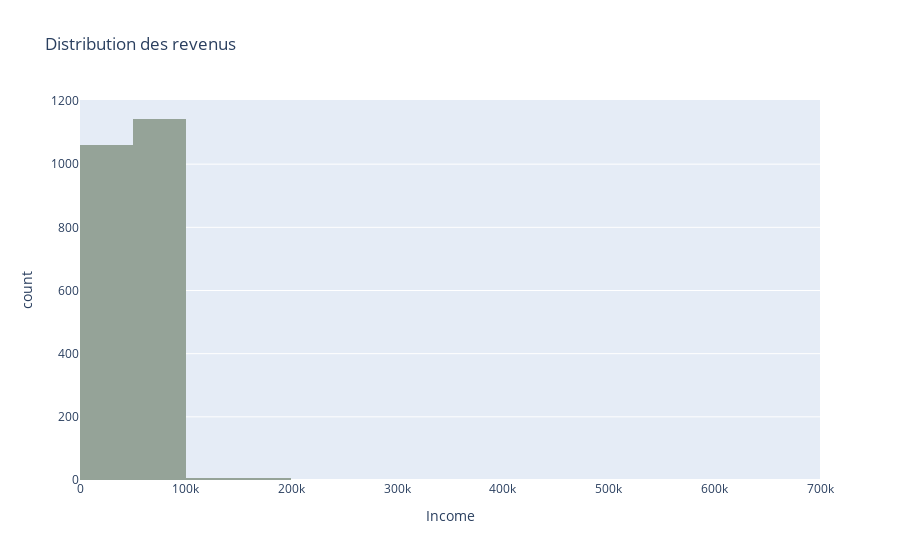

Notebook source saved alongside this figure:
### Code cell
couleurs = ['#95A398']

fig = px.histogram(data, x='Income', nbins=20, title='Distribution des revenus',
                  color_discrete_sequence=couleurs)
fig.show()

### Figure 1 — Plotly figure (JSON) as saved in the notebook; plotly's stock layout.template omitted (floating-point values rounded to 4 significant figures; data arrays with more than 128 entries replaced by an {"elided": "..."} marker saying what was removed)
{"data": [{"alignmentgroup": "True", "bingroup": "x", "hovertemplate": "Income=%{x}<br>count=%{y}<extra></extra>", "legendgroup": "", "marker": {"color": "#95A398", "pattern": {"shape": ""}}, "name": "", "nbinsx": 20, "offsetgroup": "", "orientation": "v", "showlegend": false, "type": "histogram", "x": {"elided": "2240 int values"}, "xaxis": "x", "yaxis": "y"}], "layout": {"barmode": "relative", "legend": {"tracegroupgap": 0}, "title": {"text": "Distribution des revenus"}, "xaxis": {"anchor": "y", "domain": [0, 1], "title": {"text": "Income"}}, "yaxis": {"anchor": "x", "domain": [0, 1], "title": {"text": "count"}}}}
